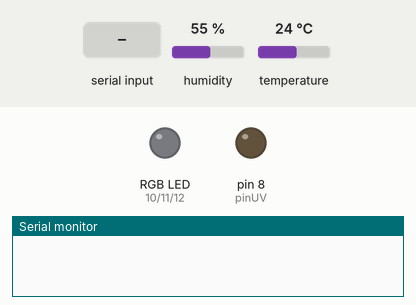
A sketch run on a simulated Arduino Uno, built with avr-gcc and run on an emulated ATmega328P. On the bench: an RGB LED mixed from three pins (HIGH = lit), output pins drawn as LEDs (lit = HIGH), the last lines printed to the serial monitor. Inputs (shaded band) come from the test bench; at power-on: humidity 55 %, temperature 24 °C.

Above: at 1.2 s.
1.3 s: "90,45\n" received over Serial
At 2.5 s:
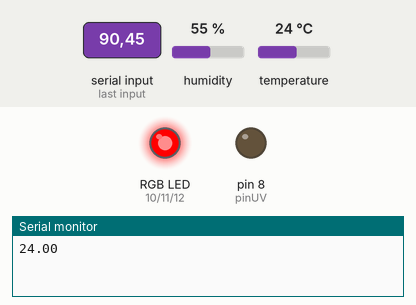
2.8 s: "2\n" received over Serial
At 4.0 s:
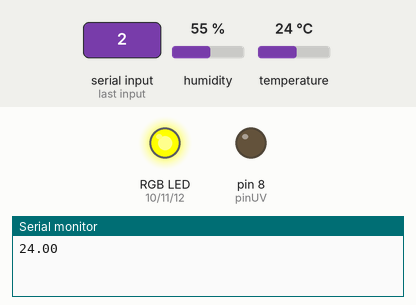
4.3 s: "1\n" received over Serial
At 5.4 s:
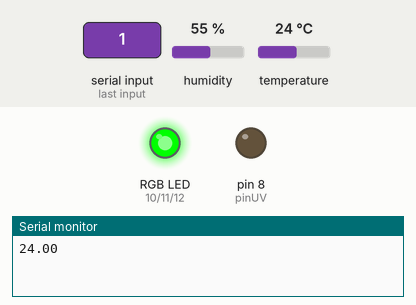
5.8 s: "4\n" received over Serial
At 6.5 s:
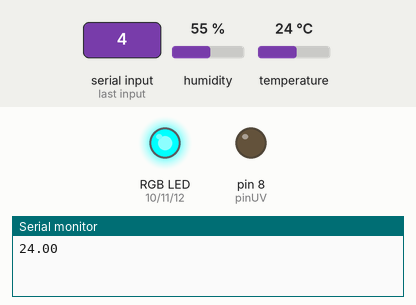
7.3 s: "30,150\n" received over Serial
At 7.8 s:
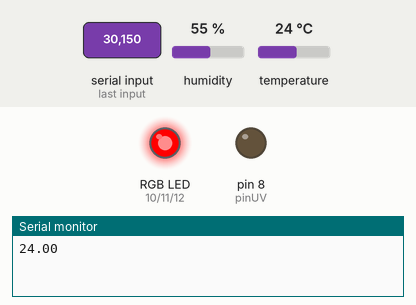
8.8 s: "200\n" received over Serial
At 10.0 s:
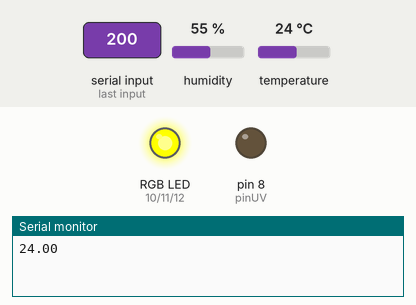
Timing chart, 0 to 11.3 s (numbered marks = the images above; inputs shaded):
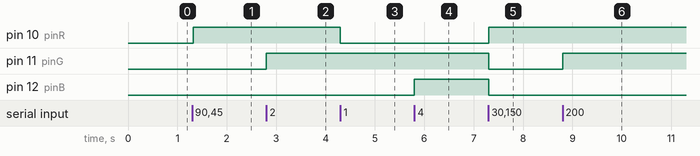

The sketch:

code_arduino.ino
```cpp
int pinR = 10;
//if RGB LED:
int pinG = 11;
int pinB = 12;

int pinUV = 8;
int LDR = A0;
int msg;
int signal;
//if DHT temperature sensor
#include "DHT.h"
#define DHTPIN A1
#define DHTTYPE DHT11
DHT dht(DHTPIN, DHTTYPE);

void setup() {
  Serial.begin (9600);
  pinMode(pinR, OUTPUT);
  //if RGB LED:
  pinMode(pinG, OUTPUT);
  pinMode(pinB, OUTPUT);

  pinMode(pinUV, OUTPUT);
  pinMode(LDR, INPUT);

  digitalWrite(pinR, LOW);
  digitalWrite(pinG, LOW);
  digitalWrite(pinB, LOW);
  digitalWrite(pinUV, LOW);
  //if DTH temperature sesor:
  dht.begin();
}

void loop() {

  if (Serial.available() > 0) {
    msg = Serial.read();
  signal = msg - 48; //ASCII (0) = 48
  if (signal == 0){
    digitalWrite(pinR, HIGH);
  }
  if (signal == 1){
    digitalWrite(pinR, LOW);
  }
  //if RGB LED
  if (signal == 2){
    digitalWrite(pinG, HIGH);
  }
  if (signal == 3){
    digitalWrite(pinG, LOW);
  }
  if (signal == 4){
    digitalWrite(pinB, HIGH);
  }
  if (signal == 5){
    digitalWrite(pinB, LOW);
  }


  if (signal == 6){
    digitalWrite(pinUV, HIGH);
  }
  if (signal == 7){
    digitalWrite(pinUV, LOW);
  }
  if (signal == 8) {
    Serial.println(String(analogRead(LDR)));
  }
  //if DHT temperatur sensor
  if (signal == 9){
    Serial.println(String(dht.readTemperature()));
  }}
}
```

Measured:
- after the input at 1.3 s, pin 10 (pinR): LOW → HIGH at once
- after the input at 2.8 s, pin 11 (pinG): LOW → HIGH at once
- after the input at 4.3 s, pin 10 (pinR): HIGH → LOW at once
- after the input at 5.8 s, pin 12 (pinB): LOW → HIGH at once
- after the input at 7.3 s, pin 10 (pinR): LOW → HIGH at once; pin 11 (pinG), pin 12 (pinB): HIGH → LOW at once
- after the input at 8.8 s, pin 11 (pinG): LOW → HIGH at once
